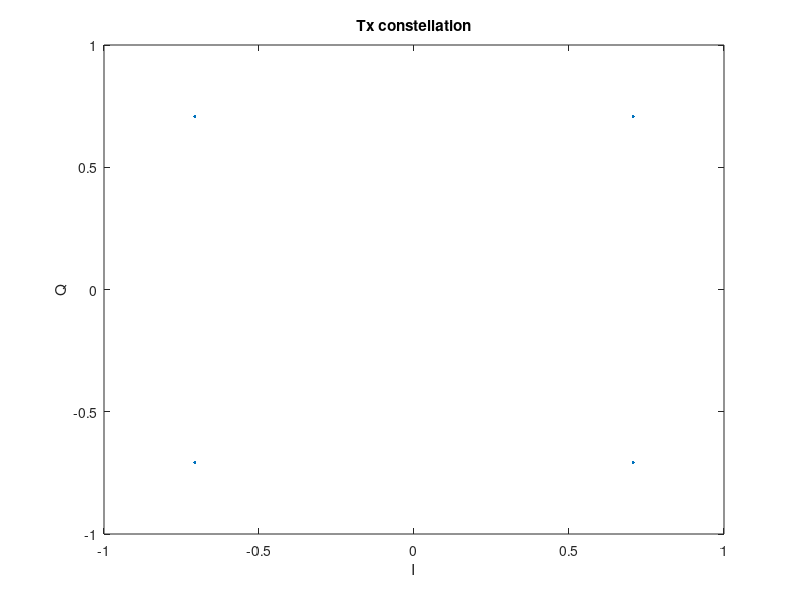
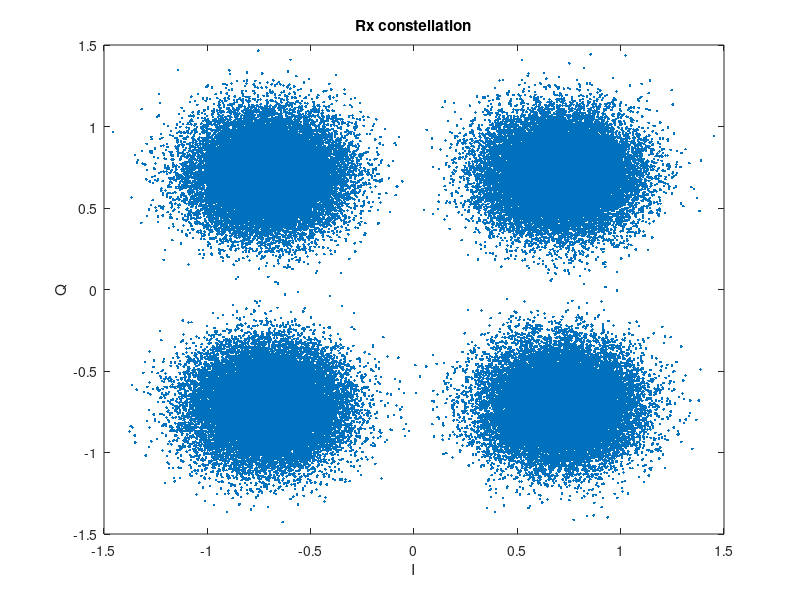
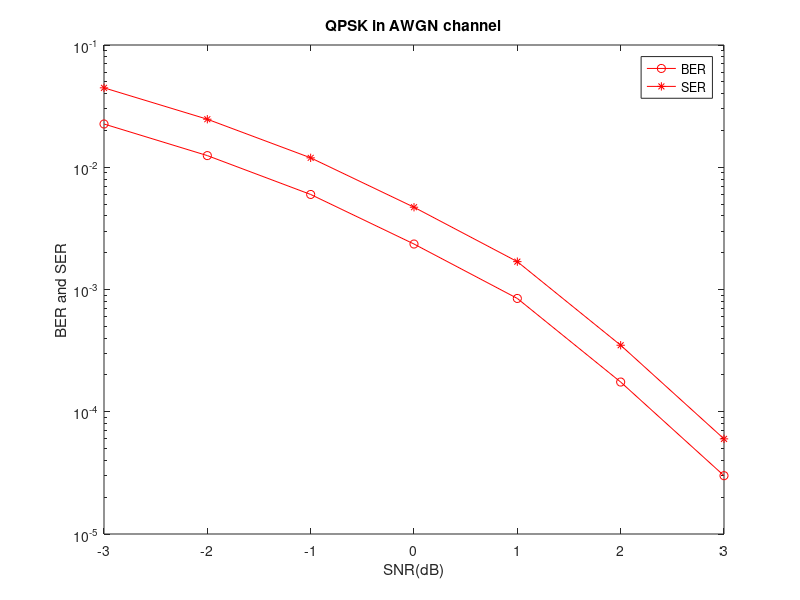

These charts were generated, in order, by the following MATLAB code:
clear,close,clc all
function [DATA]=intdump(IN,num)
  outidx=1;
    for z=1:num:length(IN)
      DATA(outidx)=sum(IN(z:z+num-1))/num;
      outidx=outidx+1;
    end
% return DATA
end
M=4;                                              %QPSK的符號類型
nsamp=8;
numsymb=1e5;                                      %每種SNR下的傳輸的符號數
SNR=-3:3;
grayencod=[0 1 3 2];                              %Gray編碼格式
for i=1:length(SNR)
  msg=randsrc(1,numsymb,[0:3]);                   %產生發送符號
  %msg_gr=grayencod(msg+1);                       %進行Gray編碼映射
  msg_tx=pskmod(msg,M,pi/M,'gray');               %QPSK調製
  msg_tx=msg_tx(ones(nsamp,1),:)(:).';            %rectpulse shaping
  msg_rx=awgn(msg_tx,SNR(i),'measured');          %通過AWGN信道
  msg_rx=intdump(msg_rx,nsamp);                   %rectpulse shaping integral&dump
  msg_demod=pskdemod(msg_rx,M,pi/M,'gray');       %QPSK解調
  %[dummy graydecod]=sort(grayencod);             %Gray編碼逆映射
  %graydecod=graydecod-1;                         %Gray編碼逆映射
  %msg_demod=graydecod(msg_demod+1);              %Gray編碼逆映射
  [errorBit BER(i)]=biterr(msg,msg_demod,log2(M));%計算BER
  [errorSym SER(i)]=symerr(msg,msg_demod);        %計算SER
endfor

scatterplot(msg_tx);                              %畫出發射信號的星座圖
title('Tx constellation');
xlabel('I');
ylabel('Q');
scatterplot(msg_rx);                              %畫出接收信號的星座圖
title('Rx constellation');
xlabel('I');
ylabel('Q');
figure
semilogy(SNR,BER,'-ro',SNR,SER,'-r*');            %畫出BER和SNR隨SNR變化的曲線
legend('BER','SER');
title('QPSK in AWGN channel');
xlabel('SNR(dB)');
ylabel('BER and SER');